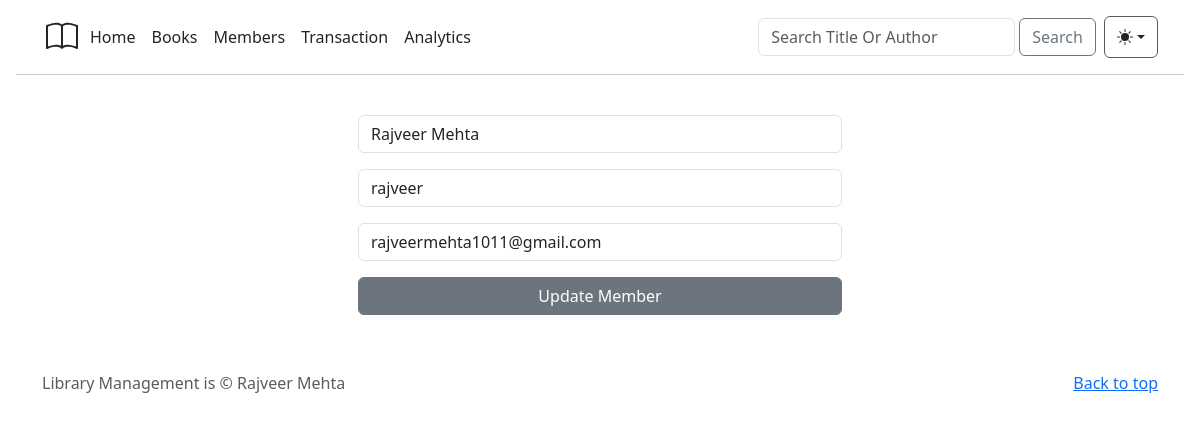
Screenshot of /update/member/1 with the database file from the repository.
### library/models.py (models this page shows)
class Users(db.Model):
    userID=db.Column(db.Integer, primary_key=True)
    userName=db.Column(db.String, nullable=False, unique=True)
    name = db.Column(db.String(), nullable=False)
    userEmail=db.Column(db.String, nullable=False,unique = True)
    debt = db.Column(db.Integer, default=0)
    total_paid = db.Column(db.Integer(), default = 0)

### library/routes.py (the view, shortened to what this page needs)
@app.route("/update/member/<int:id>", methods=['GET', 'POST'])
def update_member(id):
    member = db.get_or_404(Users, id)
    return render_template("Members/updateMemberPage.html", member=member)

### library/templates/Members/updateMemberPage.html (shortened to what this page needs)
{% extends "baseTemplate.html" %}
{% block body %}
<div class="container-md p-2 col-sm-5">
  <form action="/member/update/{{member.userID}}" method="post">
    <div class="mb-3">
      <input type="text" class="form-control" name="userName" placeholder="Enter Name" value="{{member.name}}" required>
    </div>
    <div class="mb-3">
      <input type="text" class="form-control" name="phoneNo" placeholder="Enter Username" value="{{member.userName}}"
        required>
    </div>
    <div class="mb-3">
      <input type="email" class="form-control" name="userEmail" placeholder="Enter Email address"
        value="{{member.userEmail}}" required>
    </div>
    <div class="d-grid gap-2">
      <button type="submit" class="btn btn-secondary">Update Member</button>
    </div>
  </form>
</div>
{% endblock %}

### rows the page displays
Users: userName "Rajveer Mehta", phoneNo "rajveer", userEmail "rajveermehta1011@gmail.com"
